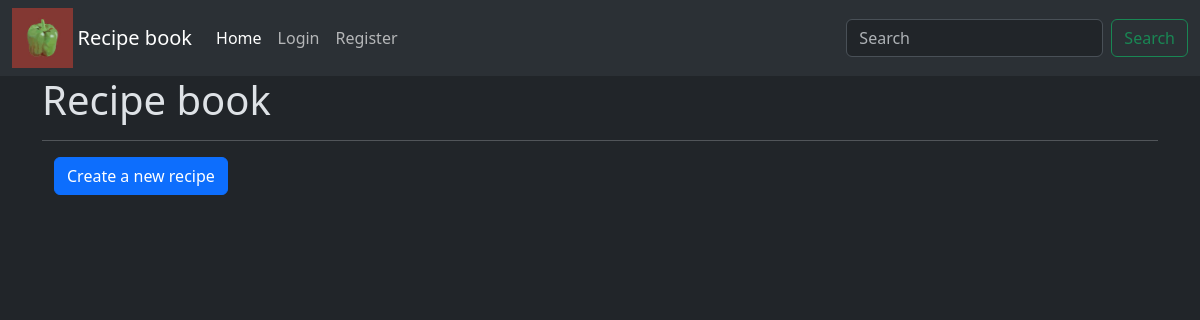
Page /recipe/search/user test on the earlier database version.
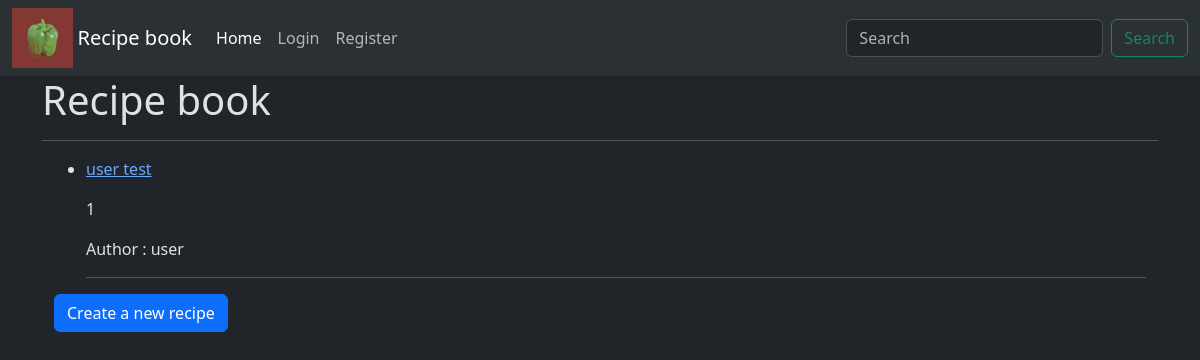
Same page on the later database version.
### recipeapp/models.py (models this page shows)
class Recipe(models.Model):
    name = models.CharField(max_length=CF_LEN_MAX)
    desc = models.TextField(null=False, blank=True)
    alg = models.TextField(null=False, blank=True)
    time = models.IntegerField(null=False, default=1)
    img = models.ImageField(null=True, blank=True, upload_to=rec_path)
    auth = models.ForeignKey(User, on_delete=models.SET_NULL, null=True)

### recipeapp/views.py (the view)
# urls.py: path("search/<str:name>", rec_search, name="search"),
def rec_search(request, name):
    return render(request, "recipeapp/index.html", { "recs" : Recipe.objects.filter(name__contains=name)})

### recipeapp/templates/recipeapp/index.html
{% extends "my_project/base.html" %}
{% block body %}
<div class="container mb-3">
    <h1> Recipe book </h1>
    <hr>
    <div class="container mb-3">
        <ul>
            {% for r in recs|slice:":5" %}
            <li>
                 <p><a href="{% url 'recipeapp:recipe' _pk=r.pk %}">
                    {{ r.name }}
                 </a></p>
                <p>{{ r.desc }}</p>
                <p>Author : {{ r.auth }}</p>
            </li>
            <hr>
            {% endfor %}
        </ul>
    </div>
    <div class="container mb-3">
        <a class="btn btn-primary" href="{% url 'recipeapp:create' %}">
            Create a new recipe
        </a>
    </div>
</div>
{% endblock %}

Differences in the rows shown:
added Recipe: name "user test", desc "1", auth "user"
